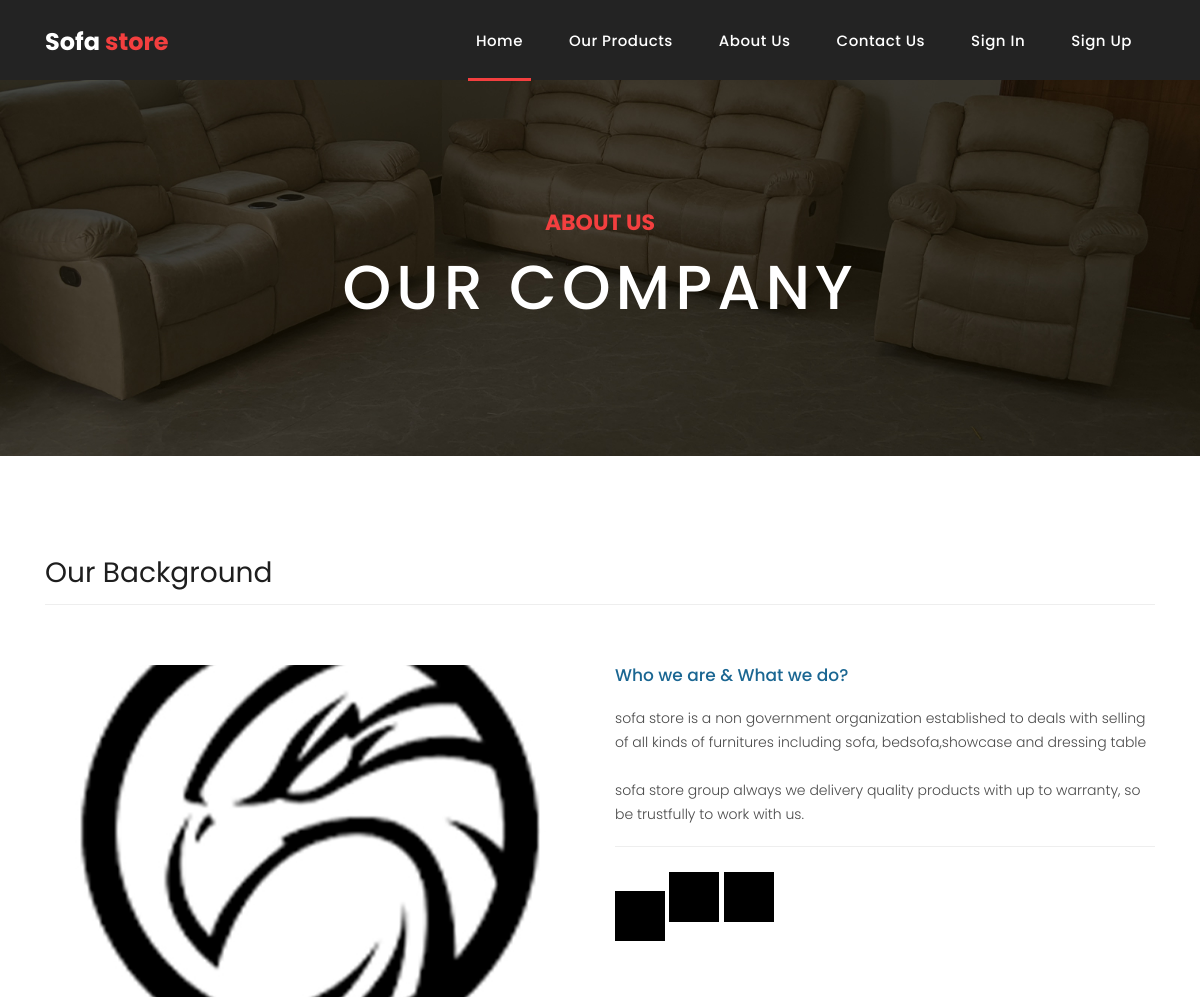
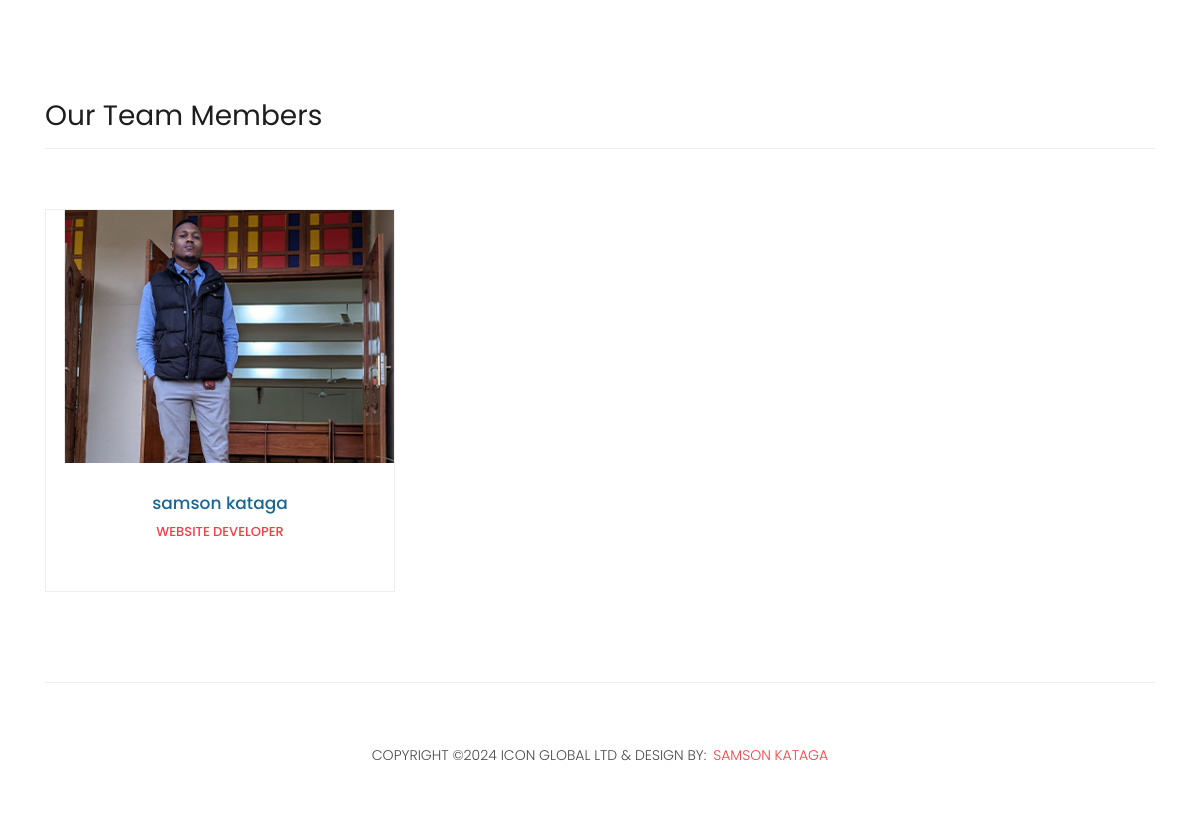
The page /about/ on the database its author committed (2 pictures, top to bottom).
### app1/models.py (models this page shows, shortened)
class Leaders(models.Model):
	name = models.CharField(max_length=20)
	image = models.ImageField()
	position = models.CharField(max_length=50)
	facebook = models.CharField(max_length=50)
	twitter = models.CharField(max_length=30)
	instagram = models.CharField(max_length=50)
	whatsapp = models.CharField(max_length=50)

### app1/views.py (the view)
# urls.py: path('about/', views.about, name='about'),
def about(request):
	x = Leaders.objects.all()
	context = {
		'x':x
	}
	return render(request, 'app1/about.html',context)

### app1/templates/app1/about.html (shortened to what this page needs)
{% extends 'app1/base.html' %}
{% load static %}
{% block container %}
<!DOCTYPE html>
<html lang="en">
  <head>
  </head>
  <body>
    <div class="page-heading about-heading header-text">
      <div class="container">
        <div class="row">
          <div class="col-md-12">
            <div class="text-content">
              <h4>about us</h4>
              <h2>our company</h2>
            </div>
          </div>
        </div>
      </div>
    </div>
    <div class="best-features about-features">
      <div class="container">
        <div class="row">
          <div class="col-md-12">
            <div class="section-heading">
              <h2>Our Background</h2>
            </div>
          </div>
          <div class="col-md-6">
            <div class="right-image">
              <img src="{% static 'app1/about1.jpg' %}" alt="">
            </div>
          </div>
          <div class="col-md-6">
            <div class="left-content">
              <h4>Who we are &amp; What we do?</h4>
              <p>sofa store is a non government organization established to deals with selling of all kinds of furnitures including sofa, bedsofa,showcase and dressing table<br><br>sofa store group always we delivery quality products with up to warranty, so be trustfully to work with us.</p>
              <ul class="social-icons">
                <li><a href="https://www.instagram.com/icon_sko/"><i class="fa-brands fa-instagram" style="color: darkgreen;"></i></a></li>
                <li><a href="https://x.com/KatagaSams13556/"></a></li>
                <li><a href="https://www.linkedin.com/in/samson-kataga-260995271/"></a></li>
              </ul>
            </div>
          </div>
        </div>
      </div>
    </div>
    <div class="team-members">
      <div class="container">
        <div class="row">
          <div class="col-md-12">
            <div class="section-heading">
              <h2>Our Team Members</h2>
            </div>
          </div>
          {% for i in x %}
          <div class="col-md-4">
            <div class="team-member">
              <div class="thumb-container">
                <img src="{{i.image.url}}" alt="">
              </div>
              <div class="down-content">
                <h4>{{i.name}}</h4>
                <span>{{i.position}}</span>
              </div>
            </div>
          </div>
          {% endfor %}
        </div>
      </div>
    </div>
  </body>
</html>
{% endblock %}

### app1/static/app1/assets/css/templatemo-sixteen.css (style rules this page uses)
body { font-family: 'Poppins', sans-serif; overflow-x: hidden; text-rendering: optimizeLegibility; -webkit-font-smoothing: antialiased; -moz-osx-font-smoothing: grayscale; }
p { margin-bottom: 0px; font-size: 14px; font-weight: 300; color: #4a4a4a; line-height: 24px; }
a { text-decoration: none!important; }
ul { padding: 0; margin: 0; list-style: none; }
h1,h2,h3,h4,h5,h6 { margin: 0px; }
ul.social-icons li { display: inline-block; margin-right: 3px; }
ul.social-icons li:last-child { margin-right: 0px; }
ul.social-icons li a { width: 50px; height: 50px; display: inline-block; line-height: 50px; background-color: #eee; color: #121212; font-size: 18px; text-align: center; transition: all .3s; }
.section-heading { text-align: left; margin-bottom: 60px; border-bottom: 1px solid #eee; }
.section-heading h2 { font-size: 28px; font-weight: 400; color: #1e1e1e; margin-bottom: 15px; }
.about-heading { background-image: url(../images/about-heading.jpg); }
.page-heading { padding: 210px 0px 130px 0px; text-align: center; background-position: center center; background-repeat: no-repeat; background-size: cover; }
.page-heading .text-content h4 { color: #f33f3f; font-size: 22px; text-transform: uppercase; font-weight: 700; margin-bottom: 15px; }
.page-heading .text-content h2 { color: #fff; font-size: 62px; text-transform: uppercase; letter-spacing: 5px; }
.about-features { margin-top: 100px!important; }
.about-features p { border-bottom: 1px solid #eee; padding-bottom: 20px; }
.about-features .container .row { padding-bottom: 0px!important; border-bottom: none!important; }
.best-features { margin-top: 50px; }
.best-features .container .row { border-bottom: 1px solid #eee; padding-bottom: 60px; }
.best-features img { width: 100%; overflow: hidden; }
.best-features h4 { font-size: 17px; color: #1a6692; margin-bottom: 20px; }
.best-features p { margin-bottom: 25px; }
.team-members { margin-top: 100px; }
.team-member { border: 1px solid #eee; margin-bottom: 30px; }
.team-member img { width: 100%; overflow: hidden; }
.team-member .down-content { padding: 30px; text-align: center; }
.team-member .thumb-container { position: relative; }
.team-member .down-content h4 { font-size: 17px; color: #1a6692; margin-bottom: 8px; }
.team-member .down-content span { display: block; font-size: 13px; color: #f33f3f; font-weight: 500; margin-bottom: 20px; }

### rows shown on the page
Leaders: image (picture), name "samson kataga", position "WEBSITE DEVELOPER"
